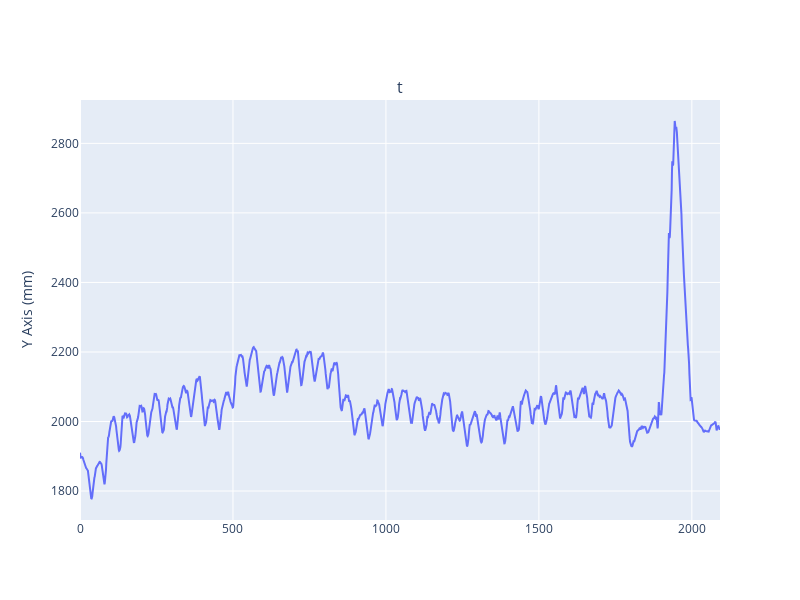

The cell this chart's notebook holds for it:
### Code cell
from plotly.subplots import make_subplots
import plotly.graph_objects as go

fig = make_subplots(rows=1, cols=1, subplot_titles=('total body center of mass trajectory'))

fig.add_trace(
    go.Scatter(y = com_frame_xyz[:,2]),
    row=1, col=1
)


#COM plot axes labels 
fig['layout']['yaxis']['title']='Y Axis (mm)'

fig.update_layout(height=600, width=800,showlegend=False)
fig.show()

### Figure 1 — Plotly figure (JSON) as saved in the notebook; plotly's stock layout.template omitted (floating-point values rounded to 4 significant figures; data arrays with more than 128 entries replaced by an {"elided": "..."} marker saying what was removed)
{"data": [{"type": "scatter", "xaxis": "x", "y": {"elided": "2093 float values"}, "yaxis": "y"}], "layout": {"annotations": [{"font": {"size": 16}, "showarrow": false, "text": "t", "x": 0.5, "xanchor": "center", "xref": "paper", "y": 1, "yanchor": "bottom", "yref": "paper"}], "height": 600, "showlegend": false, "width": 800, "xaxis": {"anchor": "y", "domain": [0, 1]}, "yaxis": {"anchor": "x", "domain": [0, 1], "title": {"text": "Y Axis (mm)"}}}}
